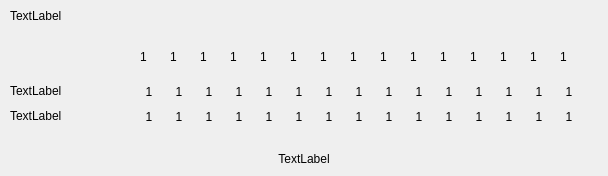
<?xml version="1.0" encoding="UTF-8"?>
<ui version="4.0">
 <class>PricesDialog</class>
 <widget class="QDialog" name="PricesDialog">
  <property name="geometry">
   <rect>
    <x>0</x>
    <y>0</y>
    <width>608</width>
    <height>176</height>
   </rect>
  </property>
  <property name="windowTitle">
   <string>Dialog</string>
  </property>
  <widget class="Label" name="cTitle">
   <property name="geometry">
    <rect>
     <x>10</x>
     <y>9</y>
     <width>593</width>
     <height>32</height>
    </rect>
   </property>
   <property name="text">
    <string>TextLabel</string>
   </property>
   <property name="alignment">
    <set>Qt::AlignLeading|Qt::AlignLeft|Qt::AlignTop</set>
   </property>
  </widget>
  <widget class="Label" name="cBuyers">
   <property name="geometry">
    <rect>
     <x>10</x>
     <y>84</y>
     <width>63</width>
     <height>20</height>
    </rect>
   </property>
   <property name="text">
    <string>TextLabel</string>
   </property>
   <property name="alignment">
    <set>Qt::AlignLeading|Qt::AlignLeft|Qt::AlignTop</set>
   </property>
  </widget>
  <widget class="Label" name="cSellers">
   <property name="geometry">
    <rect>
     <x>10</x>
     <y>109</y>
     <width>63</width>
     <height>20</height>
    </rect>
   </property>
   <property name="text">
    <string>TextLabel</string>
   </property>
   <property name="alignment">
    <set>Qt::AlignLeading|Qt::AlignLeft|Qt::AlignTop</set>
   </property>
  </widget>
  <widget class="QLabel" name="cWheatIcon">
   <property name="geometry">
    <rect>
     <x>140</x>
     <y>50</y>
     <width>20</width>
     <height>20</height>
    </rect>
   </property>
   <property name="text">
    <string>1</string>
   </property>
   <property name="alignment">
    <set>Qt::AlignLeading|Qt::AlignLeft|Qt::AlignTop</set>
   </property>
  </widget>
  <widget class="QLabel" name="cVegetableIcon">
   <property name="geometry">
    <rect>
     <x>170</x>
     <y>50</y>
     <width>20</width>
     <height>20</height>
    </rect>
   </property>
   <property name="text">
    <string>1</string>
   </property>
   <property name="alignment">
    <set>Qt::AlignLeading|Qt::AlignLeft|Qt::AlignTop</set>
   </property>
  </widget>
  <widget class="QLabel" name="cFruitIcon">
   <property name="geometry">
    <rect>
     <x>200</x>
     <y>50</y>
     <width>20</width>
     <height>20</height>
    </rect>
   </property>
   <property name="text">
    <string>1</string>
   </property>
   <property name="alignment">
    <set>Qt::AlignLeading|Qt::AlignLeft|Qt::AlignTop</set>
   </property>
  </widget>
  <widget class="QLabel" name="cOliveIcon">
   <property name="geometry">
    <rect>
     <x>230</x>
     <y>50</y>
     <width>20</width>
     <height>20</height>
    </rect>
   </property>
   <property name="text">
    <string>1</string>
   </property>
   <property name="alignment">
    <set>Qt::AlignLeading|Qt::AlignLeft|Qt::AlignTop</set>
   </property>
  </widget>
  <widget class="QLabel" name="cVineIcon">
   <property name="geometry">
    <rect>
     <x>260</x>
     <y>50</y>
     <width>20</width>
     <height>20</height>
    </rect>
   </property>
   <property name="text">
    <string>1</string>
   </property>
   <property name="alignment">
    <set>Qt::AlignLeading|Qt::AlignLeft|Qt::AlignTop</set>
   </property>
  </widget>
  <widget class="QLabel" name="cMeatIcon">
   <property name="geometry">
    <rect>
     <x>290</x>
     <y>50</y>
     <width>20</width>
     <height>20</height>
    </rect>
   </property>
   <property name="text">
    <string>1</string>
   </property>
   <property name="alignment">
    <set>Qt::AlignLeading|Qt::AlignLeft|Qt::AlignTop</set>
   </property>
  </widget>
  <widget class="QLabel" name="cWineIcon">
   <property name="geometry">
    <rect>
     <x>320</x>
     <y>50</y>
     <width>20</width>
     <height>20</height>
    </rect>
   </property>
   <property name="text">
    <string>1</string>
   </property>
   <property name="alignment">
    <set>Qt::AlignLeading|Qt::AlignLeft|Qt::AlignTop</set>
   </property>
  </widget>
  <widget class="QLabel" name="cOilIcon">
   <property name="geometry">
    <rect>
     <x>350</x>
     <y>50</y>
     <width>20</width>
     <height>20</height>
    </rect>
   </property>
   <property name="text">
    <string>1</string>
   </property>
   <property name="alignment">
    <set>Qt::AlignLeading|Qt::AlignLeft|Qt::AlignTop</set>
   </property>
  </widget>
  <widget class="QLabel" name="cIronIcon">
   <property name="geometry">
    <rect>
     <x>380</x>
     <y>50</y>
     <width>20</width>
     <height>20</height>
    </rect>
   </property>
   <property name="text">
    <string>1</string>
   </property>
   <property name="alignment">
    <set>Qt::AlignLeading|Qt::AlignLeft|Qt::AlignTop</set>
   </property>
  </widget>
  <widget class="QLabel" name="cTimberIcon">
   <property name="geometry">
    <rect>
     <x>410</x>
     <y>50</y>
     <width>20</width>
     <height>20</height>
    </rect>
   </property>
   <property name="text">
    <string>1</string>
   </property>
   <property name="alignment">
    <set>Qt::AlignLeading|Qt::AlignLeft|Qt::AlignTop</set>
   </property>
  </widget>
  <widget class="QLabel" name="cClayIcon">
   <property name="geometry">
    <rect>
     <x>440</x>
     <y>50</y>
     <width>20</width>
     <height>20</height>
    </rect>
   </property>
   <property name="text">
    <string>1</string>
   </property>
   <property name="alignment">
    <set>Qt::AlignLeading|Qt::AlignLeft|Qt::AlignTop</set>
   </property>
  </widget>
  <widget class="QLabel" name="cMarbleIcon">
   <property name="geometry">
    <rect>
     <x>470</x>
     <y>50</y>
     <width>20</width>
     <height>20</height>
    </rect>
   </property>
   <property name="text">
    <string>1</string>
   </property>
   <property name="alignment">
    <set>Qt::AlignLeading|Qt::AlignLeft|Qt::AlignTop</set>
   </property>
  </widget>
  <widget class="QLabel" name="cWeaponsIcon">
   <property name="geometry">
    <rect>
     <x>500</x>
     <y>50</y>
     <width>20</width>
     <height>20</height>
    </rect>
   </property>
   <property name="text">
    <string>1</string>
   </property>
   <property name="alignment">
    <set>Qt::AlignLeading|Qt::AlignLeft|Qt::AlignTop</set>
   </property>
  </widget>
  <widget class="QLabel" name="cFurnitureIcon">
   <property name="geometry">
    <rect>
     <x>530</x>
     <y>50</y>
     <width>20</width>
     <height>20</height>
    </rect>
   </property>
   <property name="text">
    <string>1</string>
   </property>
   <property name="alignment">
    <set>Qt::AlignLeading|Qt::AlignLeft|Qt::AlignTop</set>
   </property>
  </widget>
  <widget class="QLabel" name="cPotteryIcon">
   <property name="geometry">
    <rect>
     <x>560</x>
     <y>50</y>
     <width>20</width>
     <height>20</height>
    </rect>
   </property>
   <property name="text">
    <string>1</string>
   </property>
   <property name="alignment">
    <set>Qt::AlignLeading|Qt::AlignLeft|Qt::AlignTop</set>
   </property>
  </widget>
  <widget class="Label" name="cFurnitureBuyer">
   <property name="geometry">
    <rect>
     <x>524</x>
     <y>85</y>
     <width>30</width>
     <height>20</height>
    </rect>
   </property>
   <property name="text">
    <string>1</string>
   </property>
   <property name="alignment">
    <set>Qt::AlignHCenter|Qt::AlignTop</set>
   </property>
  </widget>
  <widget class="Label" name="cPotteryBuyer">
   <property name="geometry">
    <rect>
     <x>554</x>
     <y>85</y>
     <width>30</width>
     <height>20</height>
    </rect>
   </property>
   <property name="text">
    <string>1</string>
   </property>
   <property name="alignment">
    <set>Qt::AlignHCenter|Qt::AlignTop</set>
   </property>
  </widget>
  <widget class="Label" name="cVineBuyer">
   <property name="geometry">
    <rect>
     <x>254</x>
     <y>85</y>
     <width>30</width>
     <height>20</height>
    </rect>
   </property>
   <property name="text">
    <string>1</string>
   </property>
   <property name="alignment">
    <set>Qt::AlignHCenter|Qt::AlignTop</set>
   </property>
  </widget>
  <widget class="Label" name="cMeatBuyer">
   <property name="geometry">
    <rect>
     <x>284</x>
     <y>85</y>
     <width>30</width>
     <height>20</height>
    </rect>
   </property>
   <property name="text">
    <string>1</string>
   </property>
   <property name="alignment">
    <set>Qt::AlignHCenter|Qt::AlignTop</set>
   </property>
  </widget>
  <widget class="Label" name="cFruitBuyer">
   <property name="geometry">
    <rect>
     <x>194</x>
     <y>85</y>
     <width>30</width>
     <height>20</height>
    </rect>
   </property>
   <property name="text">
    <string>1</string>
   </property>
   <property name="alignment">
    <set>Qt::AlignHCenter|Qt::AlignTop</set>
   </property>
  </widget>
  <widget class="Label" name="cWheatBuyer">
   <property name="geometry">
    <rect>
     <x>134</x>
     <y>85</y>
     <width>30</width>
     <height>20</height>
    </rect>
   </property>
   <property name="text">
    <string>1</string>
   </property>
   <property name="alignment">
    <set>Qt::AlignHCenter|Qt::AlignTop</set>
   </property>
  </widget>
  <widget class="Label" name="cClayBuyer">
   <property name="geometry">
    <rect>
     <x>434</x>
     <y>85</y>
     <width>30</width>
     <height>20</height>
    </rect>
   </property>
   <property name="text">
    <string>1</string>
   </property>
   <property name="alignment">
    <set>Qt::AlignHCenter|Qt::AlignTop</set>
   </property>
  </widget>
  <widget class="Label" name="cOilBuyer">
   <property name="geometry">
    <rect>
     <x>344</x>
     <y>85</y>
     <width>30</width>
     <height>20</height>
    </rect>
   </property>
   <property name="text">
    <string>1</string>
   </property>
   <property name="alignment">
    <set>Qt::AlignHCenter|Qt::AlignTop</set>
   </property>
  </widget>
  <widget class="Label" name="cIronBuyer">
   <property name="geometry">
    <rect>
     <x>374</x>
     <y>85</y>
     <width>30</width>
     <height>20</height>
    </rect>
   </property>
   <property name="text">
    <string>1</string>
   </property>
   <property name="alignment">
    <set>Qt::AlignHCenter|Qt::AlignTop</set>
   </property>
  </widget>
  <widget class="Label" name="cOliveBuyer">
   <property name="geometry">
    <rect>
     <x>224</x>
     <y>85</y>
     <width>30</width>
     <height>20</height>
    </rect>
   </property>
   <property name="text">
    <string>1</string>
   </property>
   <property name="alignment">
    <set>Qt::AlignHCenter|Qt::AlignTop</set>
   </property>
  </widget>
  <widget class="Label" name="cTimberBuyer">
   <property name="geometry">
    <rect>
     <x>404</x>
     <y>85</y>
     <width>30</width>
     <height>20</height>
    </rect>
   </property>
   <property name="text">
    <string>1</string>
   </property>
   <property name="alignment">
    <set>Qt::AlignHCenter|Qt::AlignTop</set>
   </property>
  </widget>
  <widget class="Label" name="cWineBuyer">
   <property name="geometry">
    <rect>
     <x>314</x>
     <y>85</y>
     <width>30</width>
     <height>20</height>
    </rect>
   </property>
   <property name="text">
    <string>1</string>
   </property>
   <property name="alignment">
    <set>Qt::AlignHCenter|Qt::AlignTop</set>
   </property>
  </widget>
  <widget class="Label" name="cMarbleBuyer">
   <property name="geometry">
    <rect>
     <x>464</x>
     <y>85</y>
     <width>30</width>
     <height>20</height>
    </rect>
   </property>
   <property name="text">
    <string>1</string>
   </property>
   <property name="alignment">
    <set>Qt::AlignHCenter|Qt::AlignTop</set>
   </property>
  </widget>
  <widget class="Label" name="cWeaponsBuyer">
   <property name="geometry">
    <rect>
     <x>494</x>
     <y>85</y>
     <width>30</width>
     <height>20</height>
    </rect>
   </property>
   <property name="text">
    <string>1</string>
   </property>
   <property name="alignment">
    <set>Qt::AlignHCenter|Qt::AlignTop</set>
   </property>
  </widget>
  <widget class="Label" name="cVegetableBuyer">
   <property name="geometry">
    <rect>
     <x>164</x>
     <y>85</y>
     <width>30</width>
     <height>20</height>
    </rect>
   </property>
   <property name="text">
    <string>1</string>
   </property>
   <property name="alignment">
    <set>Qt::AlignHCenter|Qt::AlignTop</set>
   </property>
  </widget>
  <widget class="Label" name="cVineSeller">
   <property name="geometry">
    <rect>
     <x>254</x>
     <y>110</y>
     <width>30</width>
     <height>20</height>
    </rect>
   </property>
   <property name="text">
    <string>1</string>
   </property>
   <property name="alignment">
    <set>Qt::AlignHCenter|Qt::AlignTop</set>
   </property>
  </widget>
  <widget class="Label" name="cOilSeller">
   <property name="geometry">
    <rect>
     <x>344</x>
     <y>110</y>
     <width>30</width>
     <height>20</height>
    </rect>
   </property>
   <property name="text">
    <string>1</string>
   </property>
   <property name="alignment">
    <set>Qt::AlignHCenter|Qt::AlignTop</set>
   </property>
  </widget>
  <widget class="Label" name="cMeatSeller">
   <property name="geometry">
    <rect>
     <x>284</x>
     <y>110</y>
     <width>30</width>
     <height>20</height>
    </rect>
   </property>
   <property name="text">
    <string>1</string>
   </property>
   <property name="alignment">
    <set>Qt::AlignHCenter|Qt::AlignTop</set>
   </property>
  </widget>
  <widget class="Label" name="cTimberSeller">
   <property name="geometry">
    <rect>
     <x>404</x>
     <y>110</y>
     <width>30</width>
     <height>20</height>
    </rect>
   </property>
   <property name="text">
    <string>1</string>
   </property>
   <property name="alignment">
    <set>Qt::AlignHCenter|Qt::AlignTop</set>
   </property>
  </widget>
  <widget class="Label" name="cFruitSeller">
   <property name="geometry">
    <rect>
     <x>194</x>
     <y>110</y>
     <width>30</width>
     <height>20</height>
    </rect>
   </property>
   <property name="text">
    <string>1</string>
   </property>
   <property name="alignment">
    <set>Qt::AlignHCenter|Qt::AlignTop</set>
   </property>
  </widget>
  <widget class="Label" name="cClaySeller">
   <property name="geometry">
    <rect>
     <x>434</x>
     <y>110</y>
     <width>30</width>
     <height>20</height>
    </rect>
   </property>
   <property name="text">
    <string>1</string>
   </property>
   <property name="alignment">
    <set>Qt::AlignHCenter|Qt::AlignTop</set>
   </property>
  </widget>
  <widget class="Label" name="cOliveSeller">
   <property name="geometry">
    <rect>
     <x>224</x>
     <y>110</y>
     <width>30</width>
     <height>20</height>
    </rect>
   </property>
   <property name="text">
    <string>1</string>
   </property>
   <property name="alignment">
    <set>Qt::AlignHCenter|Qt::AlignTop</set>
   </property>
  </widget>
  <widget class="Label" name="cVegetableSeller">
   <property name="geometry">
    <rect>
     <x>164</x>
     <y>110</y>
     <width>30</width>
     <height>20</height>
    </rect>
   </property>
   <property name="text">
    <string>1</string>
   </property>
   <property name="alignment">
    <set>Qt::AlignHCenter|Qt::AlignTop</set>
   </property>
  </widget>
  <widget class="Label" name="cWineSeller">
   <property name="geometry">
    <rect>
     <x>314</x>
     <y>110</y>
     <width>30</width>
     <height>20</height>
    </rect>
   </property>
   <property name="text">
    <string>1</string>
   </property>
   <property name="alignment">
    <set>Qt::AlignHCenter|Qt::AlignTop</set>
   </property>
  </widget>
  <widget class="Label" name="cMarbleSeller">
   <property name="geometry">
    <rect>
     <x>464</x>
     <y>110</y>
     <width>30</width>
     <height>20</height>
    </rect>
   </property>
   <property name="text">
    <string>1</string>
   </property>
   <property name="alignment">
    <set>Qt::AlignHCenter|Qt::AlignTop</set>
   </property>
  </widget>
  <widget class="Label" name="cFurnitureSeller">
   <property name="geometry">
    <rect>
     <x>524</x>
     <y>110</y>
     <width>30</width>
     <height>20</height>
    </rect>
   </property>
   <property name="text">
    <string>1</string>
   </property>
   <property name="alignment">
    <set>Qt::AlignHCenter|Qt::AlignTop</set>
   </property>
  </widget>
  <widget class="Label" name="cIronSeller">
   <property name="geometry">
    <rect>
     <x>374</x>
     <y>110</y>
     <width>30</width>
     <height>20</height>
    </rect>
   </property>
   <property name="text">
    <string>1</string>
   </property>
   <property name="alignment">
    <set>Qt::AlignHCenter|Qt::AlignTop</set>
   </property>
  </widget>
  <widget class="Label" name="cWheatSeller">
   <property name="geometry">
    <rect>
     <x>134</x>
     <y>110</y>
     <width>30</width>
     <height>20</height>
    </rect>
   </property>
   <property name="text">
    <string>1</string>
   </property>
   <property name="alignment">
    <set>Qt::AlignHCenter|Qt::AlignTop</set>
   </property>
  </widget>
  <widget class="Label" name="cPotterySeller">
   <property name="geometry">
    <rect>
     <x>554</x>
     <y>110</y>
     <width>30</width>
     <height>20</height>
    </rect>
   </property>
   <property name="text">
    <string>1</string>
   </property>
   <property name="alignment">
    <set>Qt::AlignHCenter|Qt::AlignTop</set>
   </property>
  </widget>
  <widget class="Label" name="cWeaponsSeller">
   <property name="geometry">
    <rect>
     <x>494</x>
     <y>110</y>
     <width>30</width>
     <height>20</height>
    </rect>
   </property>
   <property name="text">
    <string>1</string>
   </property>
   <property name="alignment">
    <set>Qt::AlignHCenter|Qt::AlignTop</set>
   </property>
  </widget>
  <widget class="Label" name="cRightClick">
   <property name="geometry">
    <rect>
     <x>0</x>
     <y>152</y>
     <width>608</width>
     <height>20</height>
    </rect>
   </property>
   <property name="text">
    <string>TextLabel</string>
   </property>
   <property name="alignment">
    <set>Qt::AlignHCenter|Qt::AlignTop</set>
   </property>
  </widget>
 </widget>
 <customwidgets>
  <customwidget>
   <class>Label</class>
   <extends>QLabel</extends>
   <header>widget/label.h</header>
  </customwidget>
 </customwidgets>
 <resources/>
 <connections/>
</ui>
